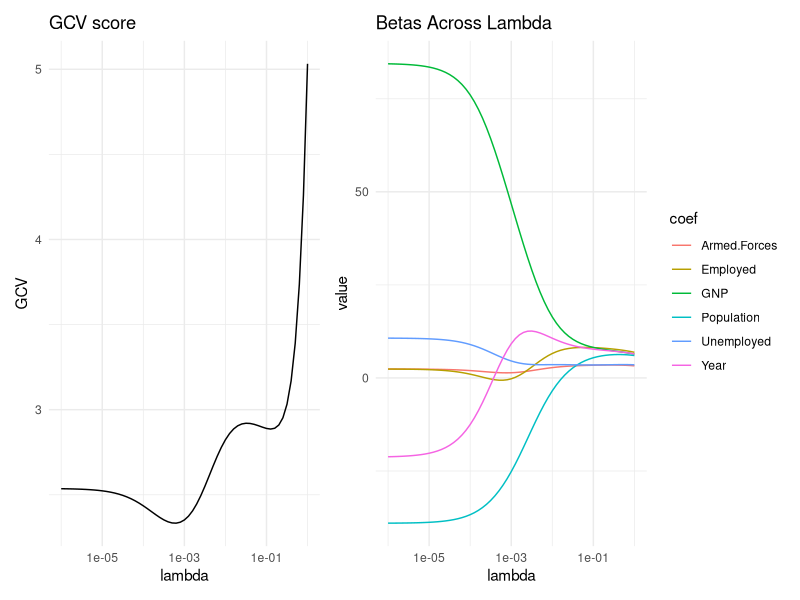
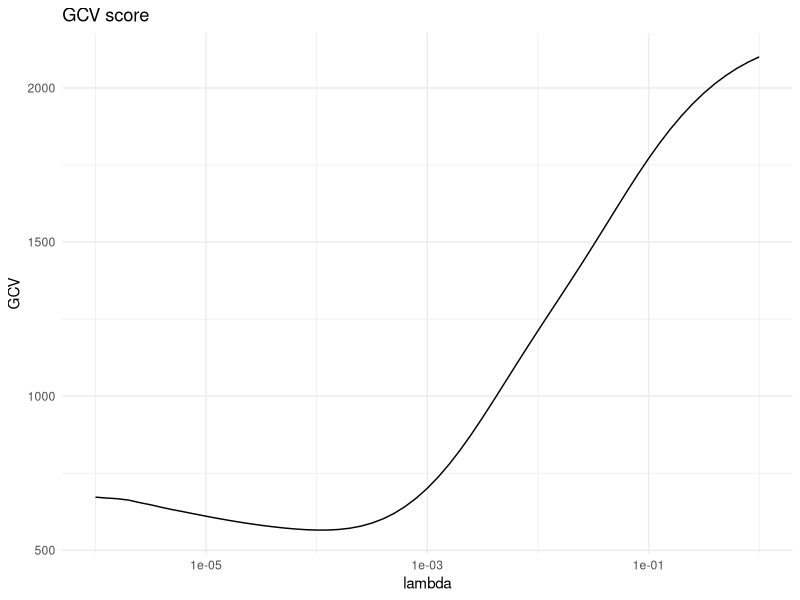
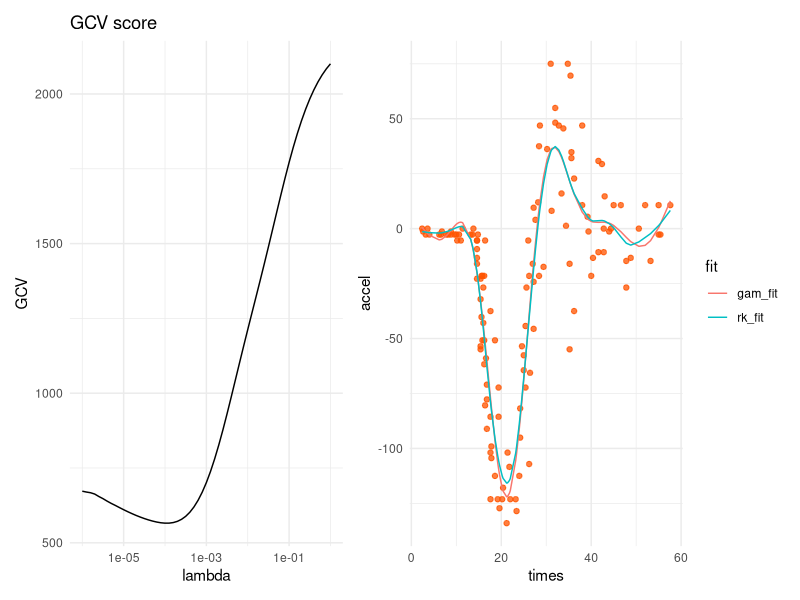

The R source for these figures, in order:
## ---- chunk 1
library(tidyverse)

data(longley)
y = longley[,1]
X = as.matrix(longley[,2:7])
X = apply(X, 2, scales::rescale, to = c(0, 1))
## ---- chunk 2
inverse <- function(X, eps = 1e-12) {
  eig.X = eigen(X, symmetric = TRUE)
  P = eig.X[[2]] 
  lambda = eig.X[[1]] 
  ind = lambda > eps
  lambda[ind] = 1/lambda[ind] 
  lambda[!ind] = 0
  
  P %*% diag(lambda) %*% t(P)
}
## ---- chunk 3
rk <- function(s, t) {
  init_len = length(s)
  rk = 0
  
  for (i in 1:init_len)
    rk = s[i]*t[i] + rk
  
  rk
} 
## ---- chunk 4
gram <- function(X, rkfunc = rk) {
  apply(X, 1, function(Row) 
    apply(X, 1, function(tRow) rkfunc(Row, tRow))
  )  
}
## ---- chunk 5
ridge <- function(X, y, lambda) {
  Gramm = gram(X)                                 # Gramm matrix (nxn)
  
  n = length(y)                                   
  Q = cbind(1, Gramm)                             # design matrix
  S = rbind(0, cbind(0, Gramm))
  
  M = crossprod(Q) + lambda*S
  M_inv = inverse(M)                              # inverse of M
  
  gamma_hat = crossprod(M_inv, crossprod(Q, y))
  f_hat = Q %*% gamma_hat
  
  A    = Q %*% M_inv %*% t(Q)
  tr_A = sum(diag(A))                             # trace of hat matrix
  
  rss  = crossprod(y - f_hat)                     # residual sum of squares
  gcv  = n*rss / (n - tr_A)^2                     # obtain GCV score
  
  list(
    f_hat = f_hat,
    gamma_hat = gamma_hat,
    beta_hat = c(gamma_hat[1], crossprod(gamma_hat[-1], X)),
    gcv = gcv
  )
}
## ---- chunk 6
lambda = 10^seq(-6, 0, by = .1)

gcv_search = lapply(lambda, function(lam) ridge(X, y, lam))

V = map_dbl(gcv_search, function(x) x$gcv)

ridge_coefs = map_df(gcv_search, function(x)
  data.frame(
    value = x$beta_hat[-1],
    coef  = colnames(X)
    ), .id = 'iter') %>% 
  mutate(
    lambda = lambda[as.integer(iter)]
  )
## ---- chunk 7
gcv_plot = qplot(
  lambda,
  V,
  geom = 'line',
  main = 'GCV score',
  ylab = 'GCV'
) +
  scale_x_log10() +
  theme_minimal()

beta_plot = ridge_coefs %>% 
  ggplot(aes(x = lambda, y = value, color = coef)) +
  geom_line() +
  scale_x_log10() +
  labs(title = 'Betas Across Lambda') +
  theme_minimal()

library(patchwork)

gcv_plot + beta_plot
## ---- chunk 8
ridge_model = ridge(X, y, lambda[which.min(V)])     # fit optimal model
### finding beta.0, beta.1 and beta.2 ##########
gamma_hat = ridge_model$gamma_hat
beta_0    = ridge_model$gamma_hat[1]               # intercept
beta_hat  = crossprod(gamma_hat[-1,], X)         # slope and noise term coefficients
## ---- chunk 9
c(beta_0, beta_hat)

ridge_glmnet = glmnet::glmnet(
  X,
  y,
  alpha  = 0,
  lambda = lambda,
  standardize = FALSE
)

cbind(
  est    = c(beta_0, beta_hat),
  glmnet = coef(ridge_glmnet)[, which.max(ridge_glmnet$dev.ratio)]
)
## ---- chunk 10
x = as.matrix(MASS::mcycle$times)
x = scales::rescale(x, to = c(0,1)) # rescale predictor to [0,1]
y = MASS::mcycle$accel
## ---- chunk 11
rk_spline <- function(s, t) {
  return(.5 * min(s, t)^2 * max(s, t) - (1/6) * min(s, t)^3)
}
## ---- chunk 12
smoothing_spline <- function(X, y, lambda) {
  Gramm = gram(X, rkfunc = rk_spline)   # Gramm matrix (nxn)
  
  n = length(y)
  J = cbind(1, X)                       # matrix with a basis for the null space of the penalty
  Q = cbind(J, Gramm)                   # design matrix
  m = ncol(J)                           # dimension of the null space of the penalty
  
  S = matrix(0, n + m, n + m)                        # initialize S
  S[(m + 1):(n + m), (m + 1):(n + m)] = Gramm        # non-zero part of S
  
  M = crossprod(Q) + lambda*S
  M_inv = inverse(M)                                 # inverse of M
  
  gamma_hat = crossprod(M_inv, crossprod(Q, y))
  f_hat = Q %*% gamma_hat
  
  A    = Q %*% M_inv %*% t(Q)
  tr_A = sum(diag(A))                                # trace of hat matrix
  
  rss = crossprod(y - f_hat)                         # residual sum of squares
  gcv = n * rss/(n - tr_A)^2                         # obtain GCV score
  
  list(
    f_hat = f_hat,
    gamma_hat = gamma_hat,
    gcv = gcv
  )
}
## ---- chunk 13
lambda = 10^seq(-6, 0, by = .1)

gcv_search = lapply(lambda, function(lam) smoothing_spline(x, y, lam))

V = map_dbl(gcv_search, function(x) x$gcv)
## ---- chunk 14
gcv_plot = qplot(
  lambda,
  V,
  geom = 'line',
  main = 'GCV score',
  ylab = 'GCV'
) +
  scale_x_log10() +
  theme_minimal()

gcv_plot
## ---- chunk 15
spline_model = smoothing_spline(x, y, lambda[which.min(V)])       # fit optimal model
gam_model    = mgcv::gam(y ~ s(x))

fit_plot = MASS::mcycle %>%
  mutate(rk_fit  = spline_model$f_hat[, 1],
         gam_fit = fitted(gam_model)) %>%
  arrange(times) %>%
  pivot_longer(-c(times, accel), names_to = 'fit', values_to = 'value')  %>%
  ggplot(aes(times, accel)) +
  geom_point(color = '#FF550080') +
  geom_line(aes(y = value, color = fit)) +
  theme_minimal()


library(patchwork)

gcv_plot + fit_plot
